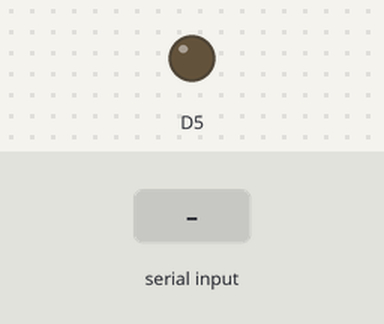
Recording of a sketch running on a simulated ESP8266 (NodeMCU). Shown: output pins drawn as LEDs (lit = HIGH). Dashed ring = blinking. Inputs (shaded band) come from the test bench.

Above: at 1.2 s.
1.3 s: "2" received over Serial
At 1.6 s:
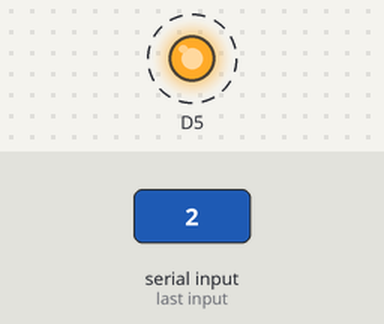
4.3 s: "0" received over Serial
6.8 s: "1" received over Serial
At 8.2 s:
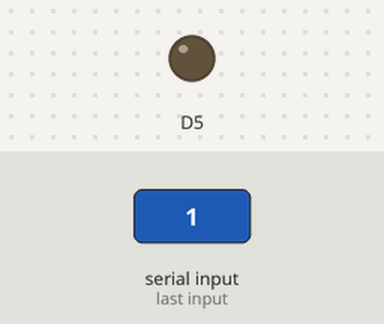
Timing chart, 0 to 9.8 s (numbered marks = the images above; inputs shaded):
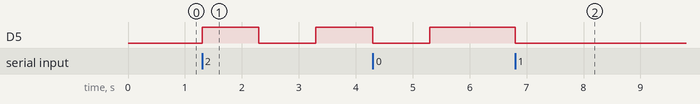

The sketch:

SWITCH.ino
```cpp
void setup()
{
  pinMode(D5,OUTPUT);
 Serial.begin(9600);
}
void loop()
{
if(Serial.available()>0)
{
  int val=Serial.read();
switch(val)
{
case'0':
  digitalWrite(D5,HIGH);
break;
case'1':
  digitalWrite(D5,LOW);
break;
case'2':
  digitalWrite(D5,HIGH);
  delay(1000);
  digitalWrite(D5,LOW);
  delay(1000);
  digitalWrite(D5,HIGH);
  delay(1000);
  digitalWrite(D5,LOW);
  delay(1000);
break;
}
}
}
```

Measured:
- after the input at 1.3 s, D5: LOW → HIGH at once, → LOW 1.0 s later, → HIGH 1.0 s later
- after the input at 6.8 s, D5: HIGH → LOW at once
